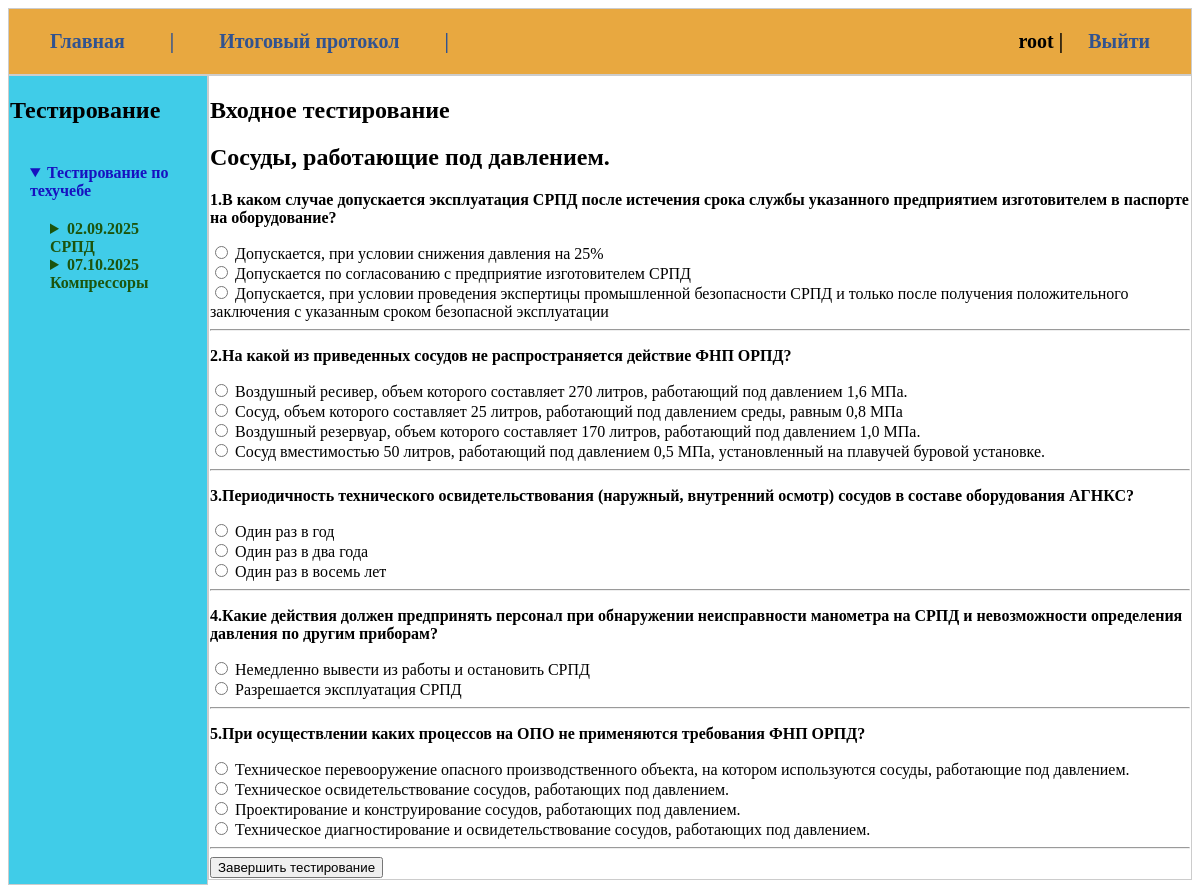
/take/1/1/ (signed in), run on the app's committed database.
### exams/models.py (models this page shows, shortened)
class Exam(models.Model):
    title = models.CharField(max_length=200, verbose_name="Название экзамена")
    duration = models.PositiveIntegerField(
        help_text="Продолжительность в минутах",
        verbose_name="Время на прохождение"
    )
    class Meta:
        verbose_name = "Экзамен"
        verbose_name_plural = "Экзамены"

class Question(models.Model):
    exam = models.ForeignKey(
        Exam,
        related_name='questions',
        on_delete=models.CASCADE,
        verbose_name="Экзамен"
    )
    text = models.TextField(verbose_name="Текст вопроса")
    class Meta:
        verbose_name = "Вопрос"
        verbose_name_plural = "Вопросы"

class Answer(models.Model):
    question = models.ForeignKey(
        Question,
        related_name='answers',
        on_delete=models.CASCADE,
        verbose_name="Вопрос"
    )
    text = models.CharField(max_length=200, verbose_name="Текст ответа")
    is_correct = models.BooleanField(default=False, verbose_name="Правильный ответ")
    class Meta:
        verbose_name = "Ответ"
        verbose_name_plural = "Ответы"

### exams/views.py (the view, shortened to what this page needs)
# urls.py: path('take/<int:exam_id>/<int:exam2_id>/', views.take_exam, name='take_exam'),
@login_required
def take_exam(request: HttpRequest, exam_id: int, exam2_id: int = 1) -> HttpResponse:
    exam = get_object_or_404(Exam, id=exam_id)
    questions = exam.questions.all()
    genus = 'Входное тестирование' if exam2_id == 1 else 'Итоговое тестирование'
    """Добавляем защиту: min() для исключения падения random.sample
       если вопросов в базе меньше 5
    """
    count = min(questions.count(), 5)
    sampled_questions = random.sample(list(questions), count) if count > 0 else []
    return render(request, 'exams/take_exam.html', {
        'exam': exam,
        'questions': sampled_questions,
        'genus': genus
    })

### exams/templates/exams/take_exam.html (shortened to what this page needs)
{% extends 'base.html'%}
{% block content %}
<h2>{{ genus }}</h2>
<h2>{{ exam.title }}</h2>
<form method="POST">
    {% for question in questions %}
        <div class="question-block">
            <p><b>{{ forloop.counter }}.</b><b>{{ question.text }}</b></p>
            {% for answer in question.answers.all %}
                <label>
                    <input type="radio" name="question_{{ question.id }}" value="{{ answer.id }}">
                    {{ answer.text }}
                </label><br>
            {% endfor %}
        </div>
        <hr>
    {% endfor %}
    <button type="submit">Завершить тестирование</button>
</form>
{%endblock%}

### templates/base.html
{% load static %}
<!doctype html>
<html lang="en">
<head>
    <link type="text/css" href="{% static 'exams/css/styles.css' %}" rel="stylesheet"/>
</head>
<body>
    <div class="container">
        <div class="container2">
        <div class="item">
            <table>
                <ul >
                    <li><a href="/">Главная</a></li >
                    <li><a>|</a></li>
                    <li><a href="/results_all">Итоговый протокол</a></li >
                    <li><a>|</a></li>
                        {% if user.is_authenticated %}
                    <li style="float: right;">{{ user.username }} | <a href="{% url 'users:logout'%}" >Выйти</a></li>
                    {% else %}
                    <li style="float: right;"><a href="{% url 'users:login'%}">Войти</a> | <a href="#">Регистрация</a></li>
                    {% endif %}
                </ul>
            </table>
        </div>
    </div>
        <div class="container2">
            <div class="item1">
                <h2>Тестирование</h3>
                    {% include 'exams/includes/nav_ds.html' %}
            </div>
        <div class="item2">
            {% block content %}
            {%endblock%}
        </div>
    </div>
    </div>
</body>
</html>

### exams/static/exams/css/styles.css (style rules this page uses)
.container { display: flex; flex-direction: column; margin: 0; }
.container2 { display: flex; flex-direction: column-count; }
.item { width: 100%; padding: 1px; background-color: rgb(232, 168, 64); border: 1px solid #ccc; margin-bottom: 0px; font-size: 20px; font-weight: bold; }
.item1 { width: 20%; padding: 1px; background-color: rgb(64, 204, 232); border: 1px solid #ccc; margin-bottom: 0px; }
.item2 { width: 100%; padding: 1px; border: 1px solid #ccc; margin-bottom: 5px; }
ul { list-style: none; margin: 0; padding: 20px; }
a { fond-size: 40px; padding: 20px; color: hwb(219 18% 43% / 0.985); text-decoration: none; }
li { display: inline; }

### data on the page
Exam: title "Сосуды, работающие под давлением."
Question: text "В каком случае допускается эксплуатация СРПД после истечения срока службы указанного предприятием изготовителем в паспорте на оборудование?"
Answer: text "Допускается, при условии снижения давления на 25%"
Answer: text "Допускается по согласованию с предприятие изготовителем СРПД"
Answer: text "Допускается, при условии проведения экспертицы промышленной безопасности СРПД и только после получения положительного заключения с указанным сроком безопасной эксплуатации"
Question: text "На какой из приведенных сосудов не распространяется действие ФНП ОРПД?"
Answer: text "Воздушный ресивер, объем которого составляет 270 литров, работающий под давлением 1,6 МПа."
Answer: text "Сосуд, объем которого составляет 25 литров, работающий под давлением среды, равным 0,8 МПа"
Answer: text "Воздушный резервуар, объем которого составляет 170 литров, работающий под давлением 1,0 МПа."
Answer: text "Сосуд вместимостью 50 литров, работающий под давлением 0,5 МПа, установленный на плавучей буровой установке."
Question: text "Периодичность технического освидетельствования (наружный, внутренний осмотр) сосудов в составе оборудования АГНКС?"
Answer: text "Один раз в год"
Answer: text "Один раз в два года"
Answer: text "Один раз в восемь лет"
Question: text "Какие действия должен предпринять персонал при обнаружении неисправности манометра на СРПД и невозможности определения давления по другим приборам?"
Answer: text "Немедленно вывести из работы и остановить СРПД"
Answer: text "Разрешается эксплуатация СРПД"
Question: text "При осуществлении каких процессов на ОПО не применяются требования ФНП ОРПД?"
Answer: text "Техническое перевооружение опасного производственного объекта, на котором используются сосуды, работающие под давлением."
Answer: text "Техническое освидетельствование сосудов, работающих под давлением."
Answer: text "Проектирование и конструирование сосудов, работающих под давлением."
Answer: text "Техническое диагностирование и освидетельствование сосудов, работающих под давлением."

### other printed values
{{ user.username }} "root"
{{ genus }} "Входное тестирование"
